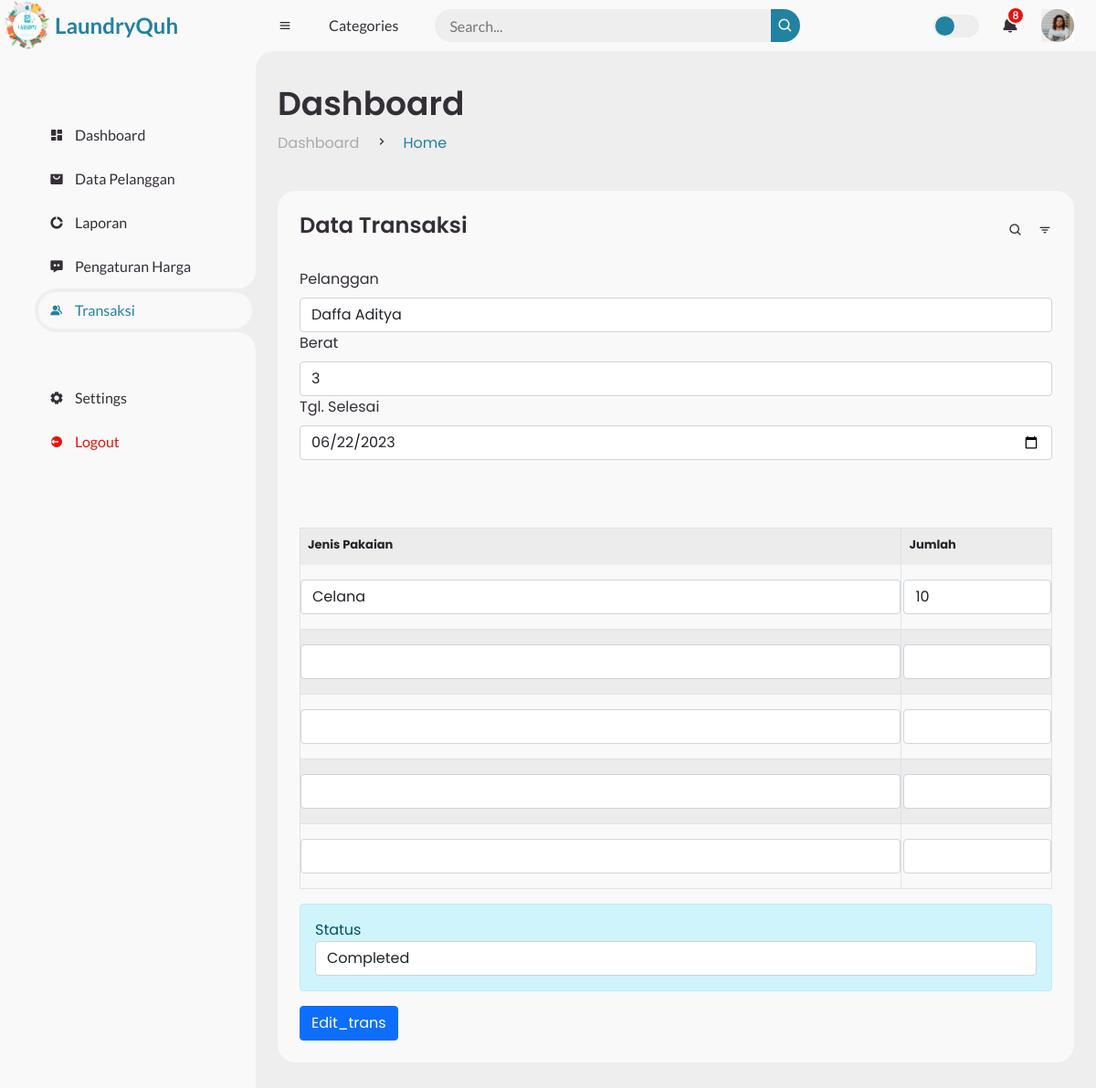
The page /backend/transaksi_option.php?action=edit_trans&&id=65 (signed in) on the database its author committed.
### tables this page shows
CREATE TABLE `transaksi` (
  `transaksi_id` int(11) NOT NULL,
  `transaksi_tgl` date NOT NULL,
  `transaksi_pelanggan` int(11) NOT NULL,
  `transaksi_harga` int(11) NOT NULL,
  `transaksi_berat` int(11) NOT NULL,
  `transaksi_tgl_selesai` date NOT NULL,
  `transaksi_status` int(11) NOT NULL
);

CREATE TABLE `pelanggan` (
  `pelanggan_id` int(11) NOT NULL,
  `pelanggan_nama` varchar(255) NOT NULL,
  `pelanggan_hp` varchar(20) NOT NULL,
  `pelanggan_alamat` text NOT NULL
);

CREATE TABLE `pakaian` (
  `pakaian_id` int(11) NOT NULL,
  `pakaian_transaksi` int(11) NOT NULL,
  `pakaian_jenis` varchar(255) NOT NULL,
  `pakaian_jumlah` int(11) NOT NULL
);

### backend/transaksi_option.php (the view, shortened to what this page needs)
<!DOCTYPE html>
<html lang="en">
<head>
	<link href='https://unpkg.com/boxicons@2.0.9/css/boxicons.min.css' rel='stylesheet'>
    <link href="https://cdn.jsdelivr.net/npm/bootstrap@5.0.2/dist/css/bootstrap.min.css" rel="stylesheet">
	<link rel="stylesheet" href="css/dashboard.css">
</head>
<body>
	<section id="sidebar">
		<a href="index.html" class="brand">
			<img width="60px" src="../images/icon.png" alt="LaundryQuh">
			<span class="text">LaundryQuh</span>
		</a>
		<ul class="side-menu top">
			<li>
				<a href="index.php">
					<i class='bx bxs-dashboard' ></i>
					<span class="text">Dashboard</span>
				</a>
			</li>
			<li>
				<a href="pelanggan.php">
					<i class='bx bxs-shopping-bag-alt' ></i>
					<span class="text">Data Pelanggan</span>
				</a>
			</li>
			<li>
				<a href="laporan.php">
					<i class='bx bxs-doughnut-chart' ></i>
					<span class="text">Laporan</span>
				</a>
			</li>
			<li>
				<a href="harga.php">
					<i class='bx bxs-message-dots' ></i>
					<span class="text">Pengaturan Harga</span>
				</a>
			</li>
			<li class="active">
				<a href="transaksi.php">
					<i class='bx bxs-group' ></i>
					<span class="text">Transaksi</span>
				</a>
			</li>
		</ul>
		<ul class="side-menu">
			<li>
				<a href="setting.php">
					<i class='bx bxs-cog' ></i>
					<span class="text">Settings</span>
				</a>
			</li>
			<li>
				<a href="logout.php?logout" class="logout">
					<i class='bx bxs-log-out-circle' ></i>
					<span class="text">Logout</span>
				</a>
			</li>
		</ul>
	</section>
	<section id="content">
		<nav>
			<i class='bx bx-menu' ></i>
			<a href="#" class="nav-link">Categories</a>
			<form action="#">
				<div class="form-input">
					<input type="search" placeholder="Search...">
					<button type="submit" class="search-btn"><i class='bx bx-search' ></i></button>
				</div>
			</form>
			<label for="switch-mode" class="switch-mode"></label>
			<a href="#" class="notification">
				<i class='bx bxs-bell' ></i>
				<span class="num">8</span>
			</a>
			<div class="dropdown">
				<button class="dropbtn"><img src="img/people.png"></button>
			  </div>
		</nav>
		<main>
			<div class="head-title">
				<div class="left">
					<h1>Dashboard</h1>
					<ul class="breadcrumb">
						<li>
							<a href="#">Dashboard</a>
						</li>
						<li><i class='bx bx-chevron-right' ></i></li>
						<li>
							<a class="active" href="#">Home</a>
						</li>
					</ul>
				</div>
			</div>
			<div class="table-data">
				<div class="order">
					<div class="head">
						<h3>Data Transaksi</h3>
						<i class='bx bx-search' ></i>
						<i class='bx bx-filter' ></i>
					</div>
                    <div class="panel-body">
                        <div class="col-md-12 col-md-offset-2">
                            <?php
                                include "koneksi.php";
                                $action = $_GET['action'];
                                if ($action == 'add_trans') {
                                    $t['transaksi_berat'] = $t['transaksi_tgl_selesai'] = $t['pelanggan_hp'] = $t['transaksi_pelanggan'] = "";
                                }else {
                                    $id = $_GET['id'];
                                    $query = "SELECT * FROM transaksi WHERE transaksi_id = '$id'";
                                    $result = mysqli_query($con, $query);
                                    $t=mysqli_fetch_array($result);
                                }
                            ?>
                            <form method="GET" action="proses.php">
                                    <div class="form-group">
                                        <label class="form-label">Pelanggan</label>
                                        <select class="form-control" name="pelanggan" required="required">
                                            <?php
                                            $data = mysqli_query($con,"select * from pelanggan");
                                            while($d=mysqli_fetch_array($data)){
                                                ?>
                                            <option <?php if($d['pelanggan_id']==$t['transaksi_pelanggan']){echo "selected='selected'";} ?> value="<?php echo $d['pelanggan_id']; ?>"><?php echo $d['pelanggan_nama']; ?></option>
                                                <?php
                                            }
                                            ?>
                                        </select>
                                    </div>
                                    <div class="form-group">
                                        <label class="form-label">Berat</label>
                                        <input type="number" class="form-control" name="berat" placeholder="Masukkan berat cucian .." required="required" value="<?php echo $t['transaksi_berat']; ?>">
                                    </div>
                                    <div class="form-group">
                                        <label class="form-label">Tgl. Selesai</label>
                                        <input type="date" class="form-control" name="tgl_selesai" required="required" value="<?php echo $t['transaksi_tgl_selesai']; ?>">
                                    </div>
                                    <br/>
                                    <table class="table table-bordered table-striped">
                                        <tr>
                                            <th>Jenis Pakaian</th>
                                            <th width="20%">Jumlah</th>
                                        </tr>
                                        <?php
                                        if ($action == 'add_trans') {
                                            $t['jenis_pakaian'] =  $t['transaksi_id'] = "";
                                        }else {
                                            $id_transaksi = $id;
                                            $pakaian = mysqli_query($con,"select * from pakaian where pakaian_transaksi='$id_transaksi'");
                                            while($p=mysqli_fetch_array($pakaian)){
                                                ?>
                                                <tr>
                                                    <td><input type="text" class="form-control" name="jenis_pakaian[]" value="<?php echo $p['pakaian_jenis']; ?>"></td>
                                                    <td><input type="number" class="form-control" name="jumlah_pakaian[]" value="<?php echo $p['pakaian_jumlah']; ?>"></td>
                                                </tr>
                                                <?php
                                            }
                                        }
                                        ?>
                                            <tr>
                                                <td><input type="text" class="form-control" name="jenis_pakaian[]"></td>
                                                <td><input type="number" class="form-control" name="jumlah_pakaian[]"></td>
                                            </tr>
                                            <tr>
                                                <td><input type="text" class="form-control" name="jenis_pakaian[]"></td>
                                                <td><input type="number" class="form-control" name="jumlah_pakaian[]"></td>
                                            </tr>
                                            <tr>
                                                <td><input type="text" class="form-control" name="jenis_pakaian[]"></td>
                                                <td><input type="number" class="form-control" name="jumlah_pakaian[]"></td>
                                            </tr>
                                            <tr>
                                                <td><input type="text" class="form-control" name="jenis_pakaian[]"></td>
                                                <td><input type="number" class="form-control" name="jumlah_pakaian[]"></td>
                                            </tr>
                                        </table>
                                        <?php
                                        switch ($action) {
                                            case 'edit_trans':
                                                ?>
                                                    <div class="form-group alert alert-info">
                                                        <label>Status</label>
                                                        <select class="form-control" name="status" required="required">
                                                            <option <?php if($t['transaksi_status']=="2"){echo "selected='selected'";} ?> value="2">Completed</option>
                                                        </select>
                                                    </div>
                                                    <?php
                                                break;
                                        }
                                            ?>
                                        <input type="submit" class="btn btn-primary" value="<?php echo ucfirst($action) ?>">
                            </form>
                        </div>
                    </div>
				</div>
			</div>
		</main>
	</section>
</body>
</html>

### rows shown on the page
transaksi: pelanggan "Daffa Aditya", berat "3", tgl_selesai "06/22/2023", status "Completed"
pakaian: pakaian_jenis "Celana", pakaian_jumlah "10"
